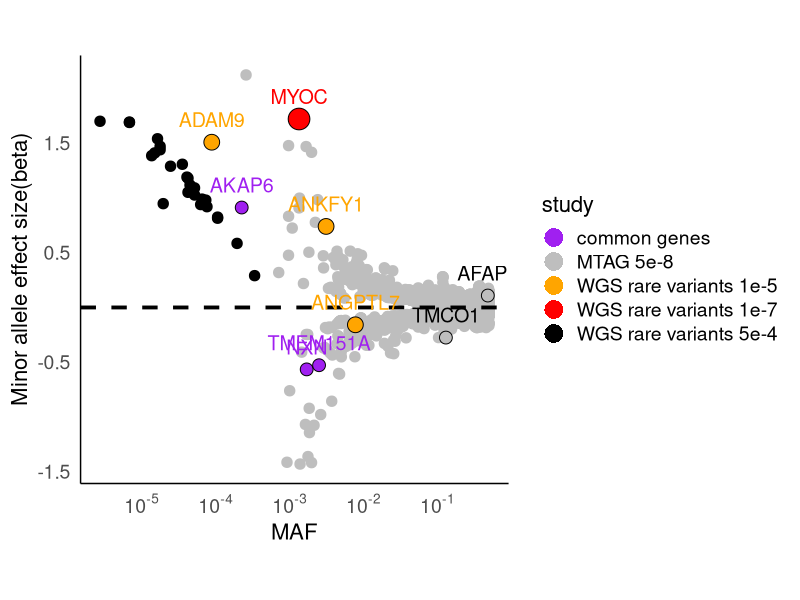
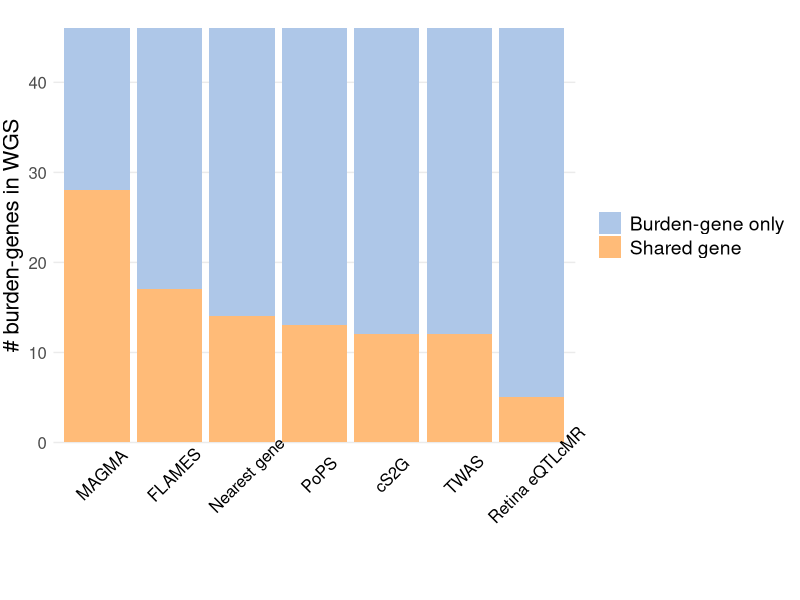

Source code (R) for these figures, in order:
# Fig. 3: common and rare variants converge on same genes
# note1: the .pdf fig will be saved in "your_directory" 
# note2: There's a little difference between this figure and fig 
# in our manuscript. We have used Adobe illustrator to re-draw it.
library(data.table); library(dplyr); library(ggplot2)
setwd("your_directory")

df <- fread("code_package/data/common_rare.txt", sep = "\t", header = T)

### Fig. 3A
pdf("rare_common.pdf")

ggplot(df, aes(x = MAF, y = BETA)) +
  
  geom_point(aes(color = study), size = 3.2) +
  
  scale_x_continuous(trans = 'log10',
                     breaks = c(0.00001, 0.0001, 0.001, 0.01, 0.1),
                     labels = scales::trans_format('log10', scales::math_format(10^.x))) +
  scale_y_continuous(breaks = seq(-1.5, 5.5, by = 1)) +
  
  geom_hline(yintercept = 0, linetype = "dashed", color = "black", linewidth = 1.3) +
  
  scale_color_manual(name = "study",
                     values = c("MTAG 5e-8" = "grey",
                                "WGS rare variants 5e-4" = "black", 
                                "WGS rare variants 1e-7" = "red",
                                "WGS rare variants 1e-5" = "orange",
                                "common genes" = "purple")) +
  
  guides(color = guide_legend(override.aes = list(size = 6,shape = 16))) +
  
  theme_minimal(base_size = 16) +
  
  labs(y = 'Minor allele effect size(beta)', color = 'Group') +

  # P<1e-7
  geom_point(data = subset(df, gene == "MYOC"), 
             aes(x = MAF, y = BETA),
             size = 7, shape = 21, color = "black", fill = "red") +

  geom_text(data = subset(df, gene == "MYOC"),
            aes(label = gene), 
            vjust = -1, hjust = 0.5, size = 5, color = "red") +

  # P<1e-5
  geom_point(data = subset(df, gene %in% c("ANGPTL7","ANKFY1","ADAM9")), 
             aes(x = MAF, y = BETA),
             size = 5, shape = 21, color = "black", fill = "orange") + 

  geom_text(data = subset(df, gene %in% c("ANGPTL7","ANKFY1","ADAM9")),
            aes(label = gene), 
            vjust = -1, hjust = 0.5, size = 5, color = "orange") +
  
  # MTAG 5e-8 
  geom_point(data = subset(df, gene %in% c("TMCO1","AFAP1")), 
             aes(x = MAF, y = BETA),
             size = 4, shape = 21, color = "black", fill = "grey") +
  
  geom_text(data = subset(df, gene %in% c("TMCO1","AFAP1")),
            aes(label = gene), 
            vjust = -1, hjust = 0.5, size = 5, color = "black") +

  # common gene examples
  geom_point(data = subset(df, gene %in% c("NXN","TMEM151A","AKAP6") & MAF < 0.01), 
             aes(x = MAF, y = BETA),
             size = 4, shape = 21, color = "black", fill = "purple") +
  
  geom_text(data = subset(df, gene %in% c("NXN","TMEM151A","AKAP6") & MAF < 0.01),
            aes(label = gene), 
            vjust = -1, hjust = 0.5, size = 5, color = "purple") +
  
  theme(
    axis.text = element_text(size = 14),
    axis.title = element_text(size = 16),
    legend.text = element_text(size = 14),
    legend.title = element_text(size = 16),
    panel.grid.major = element_blank(),
    panel.grid.minor = element_blank(),
    axis.line = element_line(color = "black", linewidth = 0.5),
    aspect.ratio = 1
  )

dev.off()

### Fig. 3B burden-gene finemap_methods converged genes

a <- data.frame(method=c("MAGMA","FLAMES","Nearest gene","PoPS","cS2G","TWAS","Retina eQTLcMR"),
                num_overmap=c(28,17,14,13,12,12,5))

desired_order <- c("MAGMA","FLAMES","Nearest gene","PoPS","cS2G","TWAS","Retina eQTLcMR")
a$method <- factor(a$method, levels = desired_order)

a_layer1 <- a
a_layer1$Layer <- "Burden-gene only"
a_layer1$y <- 46

a_layer2 <- a
a_layer2$Layer <- "Shared gene"
a_layer2$y <- a$num_overmap

a_combined <- rbind(a_layer1, a_layer2)

pdf("burden_finemap_overlap.pdf")

ggplot(a_combined, aes(x=method)) +
  # bar for burden
  geom_bar(data = a_layer1, aes(y = y, fill = Layer), stat = "identity") +
  
  # bar for finemap
  geom_bar(data = a_layer2, aes(y = y, fill = Layer), stat = "identity") +
  
  scale_fill_manual(values = c("Burden-gene only" = "#AEC7E8", "Shared gene" = "#FFBB78")) +
  
  labs(x=" ", y="# burden-genes in WGS", fill = NULL) +
  theme_minimal() +
  theme(
    legend.position.inside = c(0.8, 0.8),
    legend.text = element_text(size = 14), 
    axis.text.x = element_text(angle=45, size = 12,color = "black"),
    axis.text.y = element_text(size = 12),
    axis.title.y = element_text(size = 16, vjust = 2, hjust = 0.5, margin = margin(r = 0)),
    panel.grid.major.x = element_blank(),
    panel.grid.minor.y = element_blank()
  )

dev.off()
